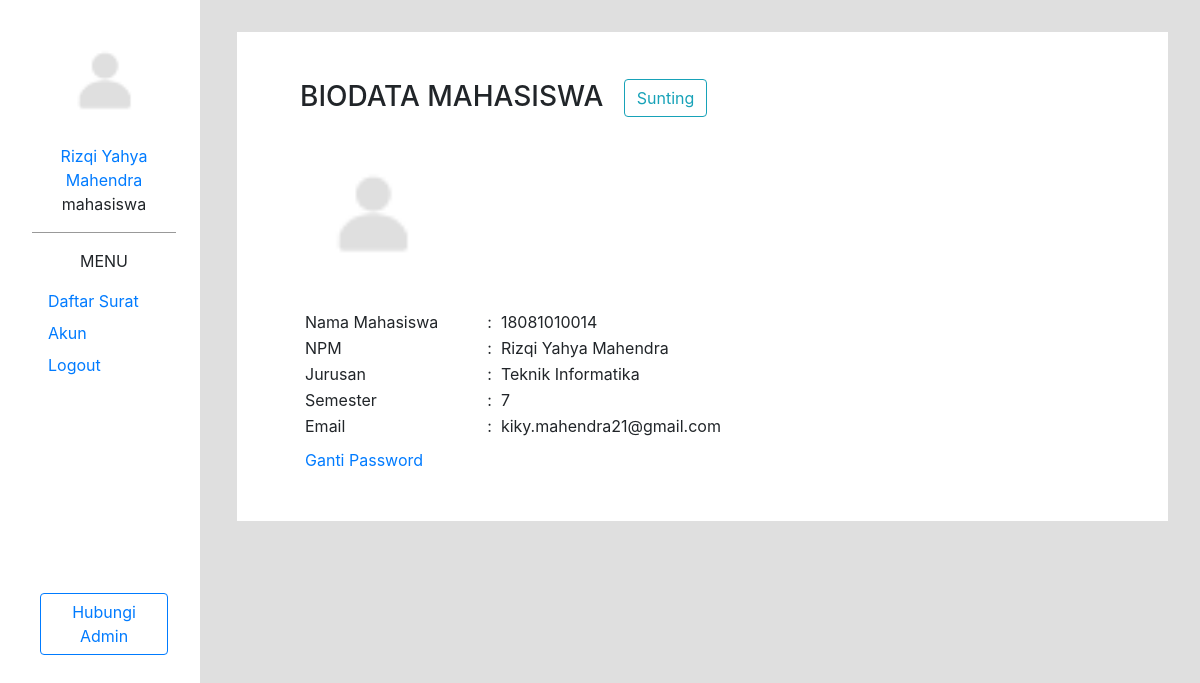
Screenshot of /akun.php (signed in) with the database file from the repository.
### tables this page shows
CREATE TABLE `mahasiswa` (
  `npm` char(20) NOT NULL,
  `pass` varchar(255) NOT NULL,
  `nama_mhs` varchar(50) NOT NULL,
  `email` varchar(50) DEFAULT NULL,
  `jurusan` varchar(50) DEFAULT NULL,
  `semester` int(11) DEFAULT NULL,
  `foto_profil` varchar(50) DEFAULT NULL
);

### model.php (called while the page is built, shortened)
<?php
if (isset($_SESSION['login']) && isset($_SESSION['npm'])) {
   $npm = $_SESSION['npm'];
   $mahasiswa = read("SELECT * FROM mahasiswa WHERE npm = '$npm'");
}

### function.php (called while the page is built, shortened)
<?php
function connection()
{
   $dbServer = 'localhost';
   $dbUser = 'root';
   $dbPass = '';
   $dbName = "sipesan";
   $conn = mysqli_connect($dbServer, $dbUser, $dbPass, $dbName);
   mysqli_select_db($conn, $dbName);
   return $conn;
}
$conn = connection();
function read($query)
{
   global $conn;
   $result = mysqli_query($conn, $query);
   $record = [];
   while ($data = mysqli_fetch_assoc($result))
      $record[] = $data;
   return $record;
}

### akun.php (the view, shortened to what this page needs)
<?php
require "function.php";
require "model.php";
?>
<!doctype html>
<html lang="en">
<head>
   <link rel="stylesheet" href="css/bootstrap/bootstrap.css">
   <link rel="stylesheet" href="css/bootstrap/bootstrap.min.css">
   <link rel="stylesheet" href="css/style.css">
</head>
<body>
   <div class="row">
      <div class="col-md-2 sidebar-outer">
         <?php require_once "sidebar.php" ?>
      </div>
      <div class="col-md-10">
         <div class="row akun-body">
            <div class="col-md-12">
               <div class="biodata-title mt-5">
                  <h3 class=" d-inline ml-5">BIODATA MAHASISWA</h3>
                  <?php foreach ($mahasiswa as $data) : ?>
                     <input type="button" class="ml-3 mt-n2 btn btn-outline-info sunting-mhs-btn" data-toggle="modal" data-target="#form-update" value="Sunting" name="update_mhs" id="update_mhs" data-npm="<?= $data['npm'] ?>" data-nama_mhs="<?= $data['nama_mhs'] ?>" data-jurusan="<?= $data['jurusan'] ?>" data-semester="<?= $data['semester'] ?>" data-email="<?= $data['email'] ?>" data-foto_profil_lama="<?= $data['foto_profil'] ?>">
                  <?php endforeach; ?>
               </div>
               <div class="profile-details mt-4 ml-5">
                  <?php foreach ($mahasiswa as $data) : ?>
                     <?php if (trim($data['foto_profil'] == '')) : ?>
                        <div class="d-flex justify-content-center overflow-hidden align-self-center mb-4" style="width: 9em; height:9em; border-radius:400em;">
                           <img class="d-inline-block align-self-center" style="width:8em;" src="images/guest_user.png" alt="guest">
                        </div>
                     <?php else : ?>
                        <div class="d-flex justify-content-center overflow-hidden align-self-center mb-4" style="width: 9em; height:9em; border-radius:400em;">
                           <img class="d-inline-block align-self-center" style="width:9em;" src="images/<?= $data['npm'] ?>/<?= $data['foto_profil'] ?>" alt="profile">
                        </div>
                     <?php endif; ?>
                     <table cellspacing="0px" cellpadding="1px" border="0px" class="ml-1">
                        <tr>
                           <td class="pr-5">Nama Mahasiswa</td>
                           <td align="center">:</td>
                           <td class="pl-2"><?= $data['npm']; ?></td>
                        </tr>
                        <tr>
                           <td class="pr-5">NPM</td>
                           <td align="center">:</td>
                           <td class="pl-2"><?= $data['nama_mhs'] ?></td>
                        </tr>
                        <tr>
                           <td class="pr-5">Jurusan</td>
                           <td align="center">:</td>
                           <td class="pl-2"><?= $data['jurusan'] ?></td>
                        </tr>
                        <tr>
                           <td class="pr-5">Semester</td>
                           <td align="center">:</td>
                           <td class="pl-2"><?= $data['semester'] ?></td>
                        </tr>
                        <tr>
                           <td class="pr-5">Email</td>
                           <td align="center">:</td>
                           <td class="pl-2"><?= $data['email'] ?></td>
                        </tr>
                        <tr>
                           <td colspan="3">
                              <p><a data-toggle="modal" data-target="#form-update-password" href="detail_mahasiswa?npm=<?= $data['npm'] ?>" class="pt-2 d-block card-link">Ganti Password</a></p>
                           </td>
                        </tr>
                     </table>
                  <?php endforeach; ?>
               </div>
            </div>
         </div>
      </div>
   </div>
</body>
</html>

### sidebar.php
<div class="col-md-2 sidebar">
   <?php foreach ($mahasiswa as $data) : ?>
      <div class="profile d-flex flex-column">
         <?php if (trim($data['foto_profil'] == '')) : ?>
            <div class="d-flex justify-content-center overflow-hidden align-self-center" style="width: 6em; height:6em; border-radius:400em;">
               <img class="d-inline-block align-self-center" style="width:8em;" src="images/guest_user.png" alt="guest">
            </div>
         <?php else : ?>
            <div class="d-flex justify-content-center overflow-hidden align-self-center" style="width: 6em; height:6em; border-radius:400em;">
               <img class="d-inline-block" style="width:6em;" src="images/<?= $data['npm'] ?>/<?= $data['foto_profil'] ?>" alt="profile">
            </div>
         <?php endif; ?>
         <a class="card-link mt-3" href="akun"><?= $data['nama_mhs'] ?></a>
         <p>mahasiswa</p>
      </div>
   <?php endforeach; ?>
   <div class="menu-bar p-2 d-flex flex-column">
      <p class="mt-2 align-self-center">MENU</p>
      <ul class="list-group">
         <li class="list-inline mb-2"><a href="home" class=" card-link"><i class="fas fa-envelope mr-2"></i>Daftar Surat</a></li>
         <li class="list-inline mb-2"><a href="akun" class=" card-link"><i class="far fa-user mr-2"></i>Akun</a></li>
         <li class="list-inline mb-2"><a href="logout" class=" card-link"><i class="fas fa-sign-out-alt mr-2"></i>Logout</a></li>
      </ul>
      <?php foreach ($mahasiswa as $data) : ?>
         <a href="https://wa.me/6285649572121?text=Halo%20Admin%20SiPesan%20Saya%20<?= $data['nama_mhs'] ?>%20NPM%20:%20<?= $data['npm'] ?>%20_ingin%20mengetik%20keluh%20kesah%20saya_" target="_blank" class="btn btn-outline-primary hub-admin-btn">Hubungi Admin</a>
      <?php endforeach; ?>
   </div>
</div>

### css/style.css (style rules this page uses)
body .akun-body { background-color: white; margin: 2em 2em 2em 2em; padding-bottom: 2em; }
body { background-color: #dfdfdf; }
body .sidebar-outer { position: relative; }
body .sidebar-outer .sidebar { position: fixed; left: 0; top: 0; bottom: 0; background-color: white; padding: 2em 1.5em 2em 2em; }
body .sidebar-outer .sidebar .profile { border-bottom: 1px solid #999999; }
body .sidebar-outer .sidebar .profile img { align-self: center; width: 5em; }
body .sidebar-outer .sidebar .profile a, body .sidebar-outer .sidebar .profile p { text-align: center; }
body .sidebar-outer .sidebar .menu-bar .hub-admin-btn { margin-top: 13em; }

### rows the page displays
mahasiswa: nama_mhs "Rizqi Yahya Mahendra", npm "18081010014", jurusan "Teknik Informatika", semester "7", email "kiky.mahendra21@gmail.com"
